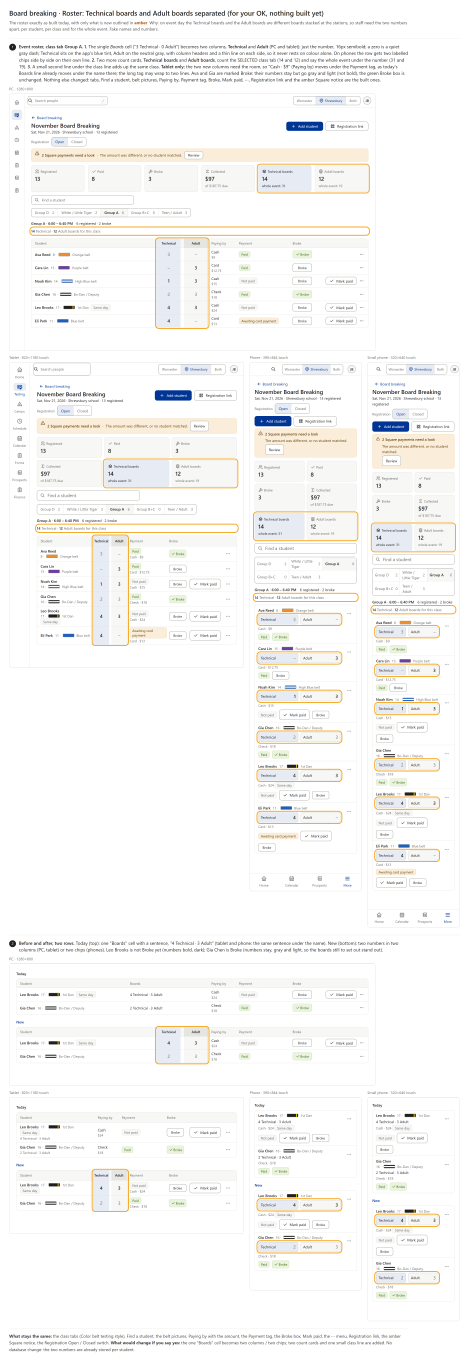
#> input picture docs/Board Breaking/Mockups/D-roster-boards.png, 3280 x 9534 px (shown at 1/7 size)
$ python D-roster-boards-cut.py
#> lines starting #> are read from the running program, lines starting #| are printed output that depends on the picture
# D-roster-boards-cut.py - cuts D-roster-boards.png into pages at most 7500 px tall, cutting only through blank white rows
# (never through a picture), the same idea as the earlier pages in pages/. Run: python D-roster-boards-cut.py
from PIL import Image
import os
Image.MAX_IMAGE_PIXELS = None
here = os.path.dirname(os.path.abspath(__file__))
im = Image.open(os.path.join(here, 'D-roster-boards.png')).convert('RGB')
#> im is the input picture: PIL image 3280x9534 RGB; mean R, G, B 248.2, 247.6, 246
W, H = im.size
#> W = 3280; H = 9534
LIMIT = 7500
px = im.load()
def blank(y):
    # a row is blank when every 8th pixel is (near) white
    return all(min(px[x, y]) > 250 for x in range(0, W, 8))
def border(y):
    # a section's top line: a thin light-gray rule (E5E5E2) across the whole page width
    return all(abs(px[x, y][0] - 229) < 4 and abs(px[x, y][2] - 226) < 4 for x in (100, 400, W - 400, W - 100))
cuts = [0]
while H - cuts[-1] > LIMIT:
    y = cuts[-1] + LIMIT
    # cut just above the last section line that fits, so a section's heading stays with its pictures
    while y > cuts[-1] + 3000 and not border(y):
        y -= 1
    if y <= cuts[-1] + 3000:
        raise SystemExit('no section line found; cut by hand')
    cuts.append(y - 12)
#> after the loop, cuts = [0, 6533]
cuts.append(H)
out = os.path.join(here, 'pages')
os.makedirs(out, exist_ok=True)
for i in range(len(cuts) - 1):
    page = im.crop((0, cuts[i], W, cuts[i + 1]))
    page.save(os.path.join(out, f'D-roster-boards-p{i + 1}.png'))
    print(f'p{i + 1}', page.size)
#> this loop made 2 passes
#| p1 (3280, 6533)
#| p2 (3280, 3001)
#> pass 1, `page = im.crop((0, cuts[i], W, cuts[i + 1]))`:
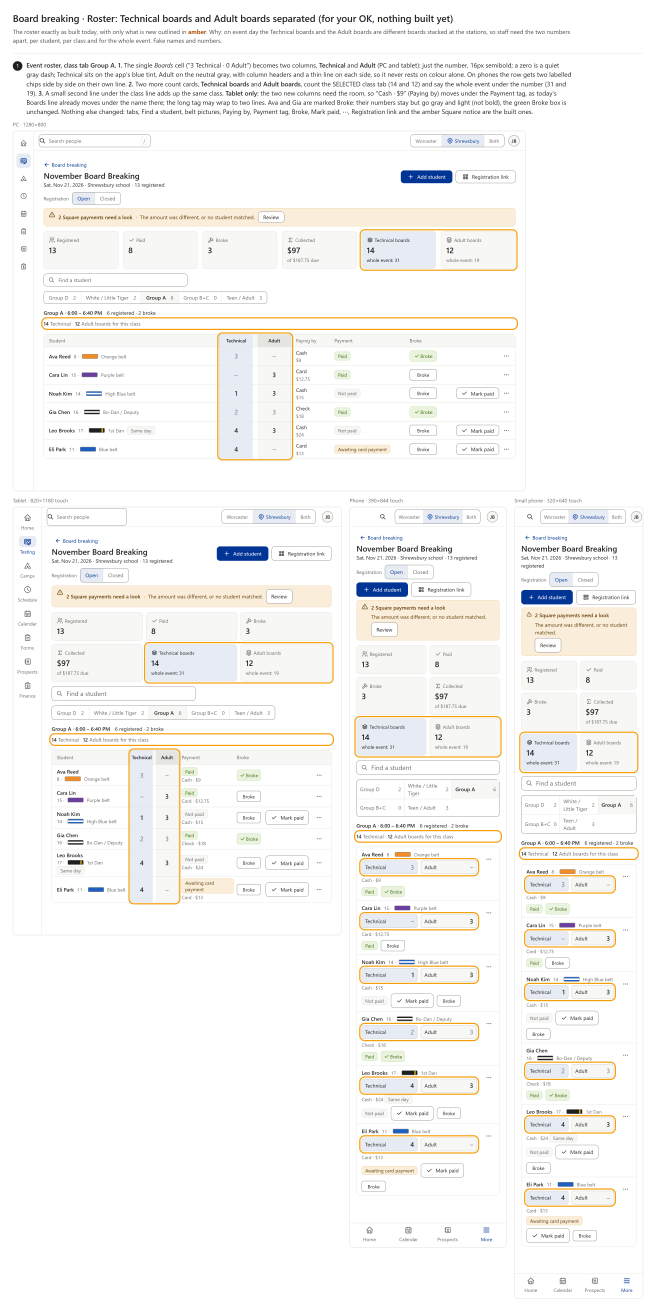
#> page: PIL image 3280x6533 RGB (shown at 1/5 size); mean R, G, B 247.5, 246.6, 244.8
#> pass 2, `page = im.crop((0, cuts[i], W, cuts[i + 1]))`:
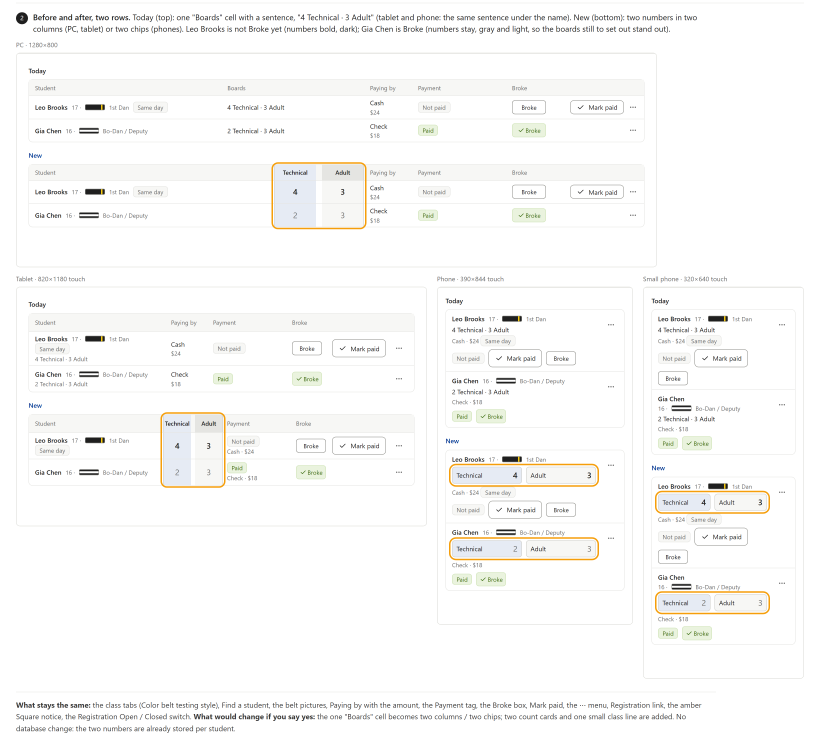
#> page: PIL image 3280x3001 RGB (shown at 1/4 size); mean R, G, B 249.8, 249.6, 248.6

$ run again, with docs/Board Breaking/Mockups/A-family-done.png copied over docs/Board Breaking/Mockups/D-roster-boards.png
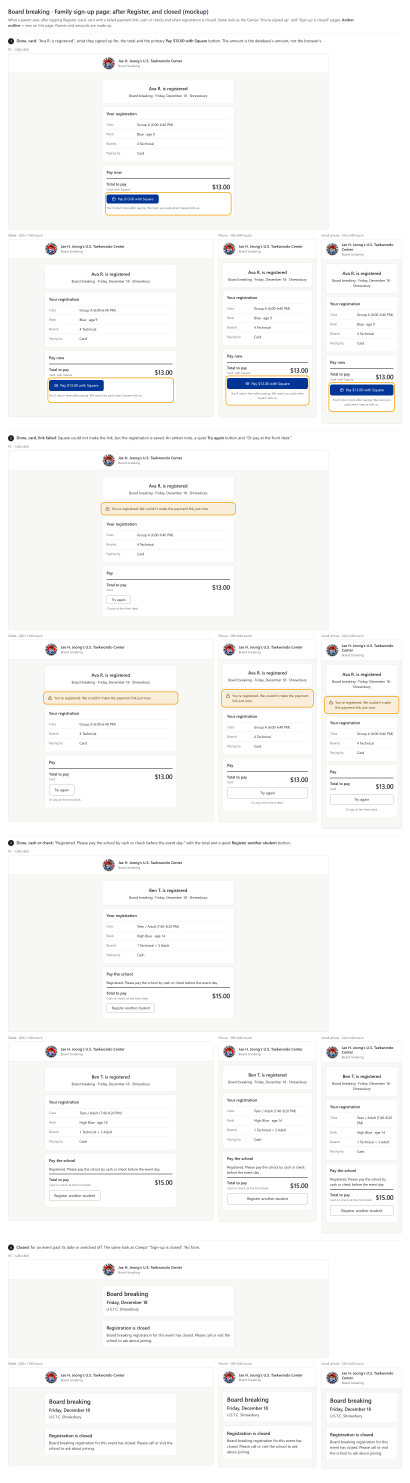
#> input picture docs/Board Breaking/Mockups/A-family-done.png, 3280 x 11864 px (shown at 1/8 size)
#> im is the input picture: PIL image 3280x11864 RGB; mean R, G, B 247.6, 247.4, 246.6
#> after the loop `while H - cuts[-1] > LIMIT:`: cuts = [0, 6673]
#> the loop `for i in range(len(cuts) - 1):` made 2 passes
#| p1 (3280, 6673)
#| p2 (3280, 5191)
#> pass 1, `page = im.crop((0, cuts[i], W, cuts[i + 1]))`:
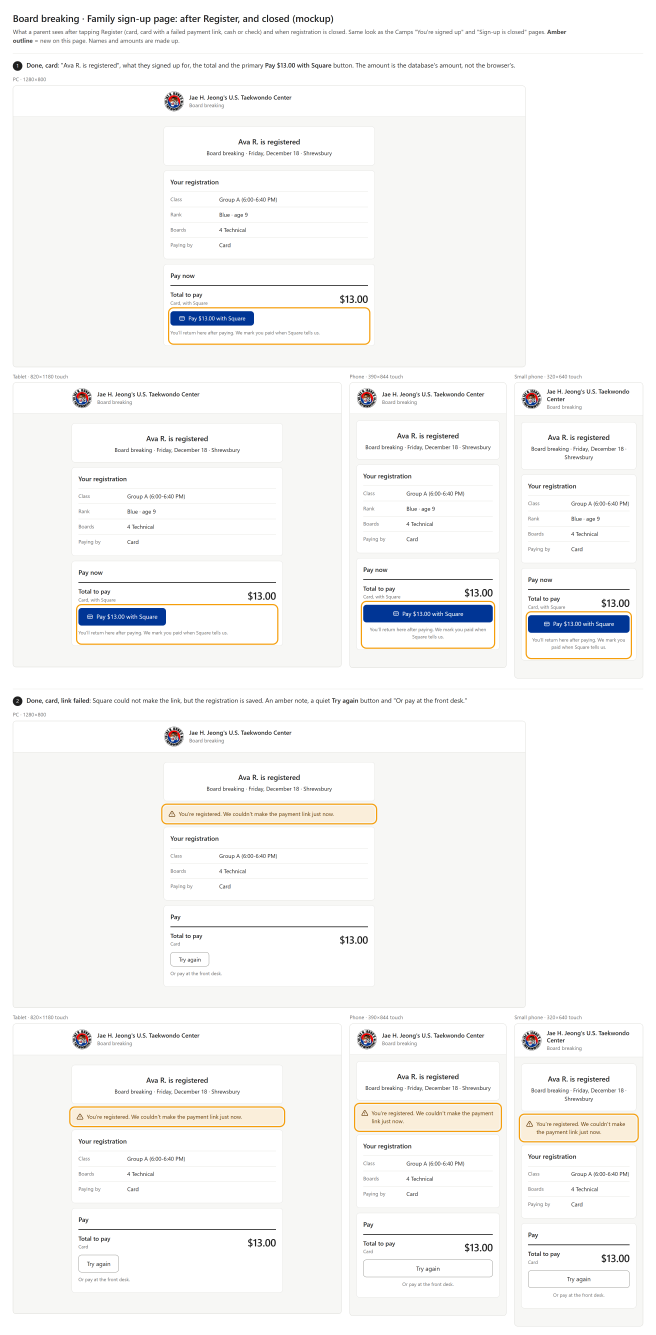
#> page: PIL image 3280x6673 RGB (shown at 1/5 size); mean R, G, B 246.9, 246.7, 245.7
#> pass 2, `page = im.crop((0, cuts[i], W, cuts[i + 1]))`:
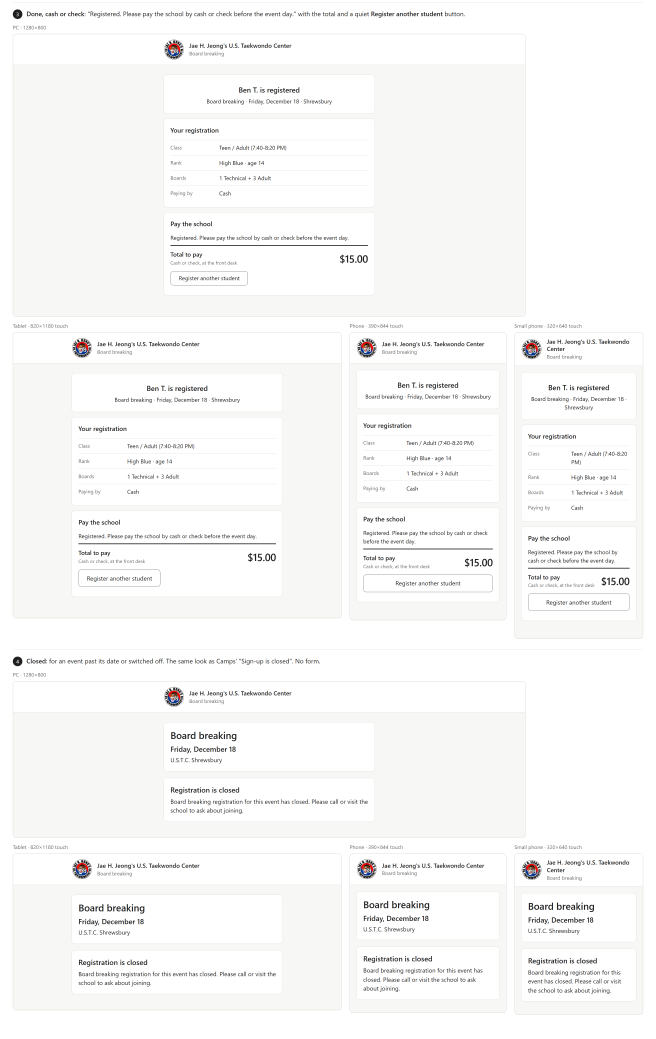
#> page: PIL image 3280x5191 RGB (shown at 1/5 size); mean R, G, B 248.4, 248.3, 247.6

$ run again, with docs/Board Breaking/Mockups/A-family-extras.png copied over docs/Board Breaking/Mockups/D-roster-boards.png
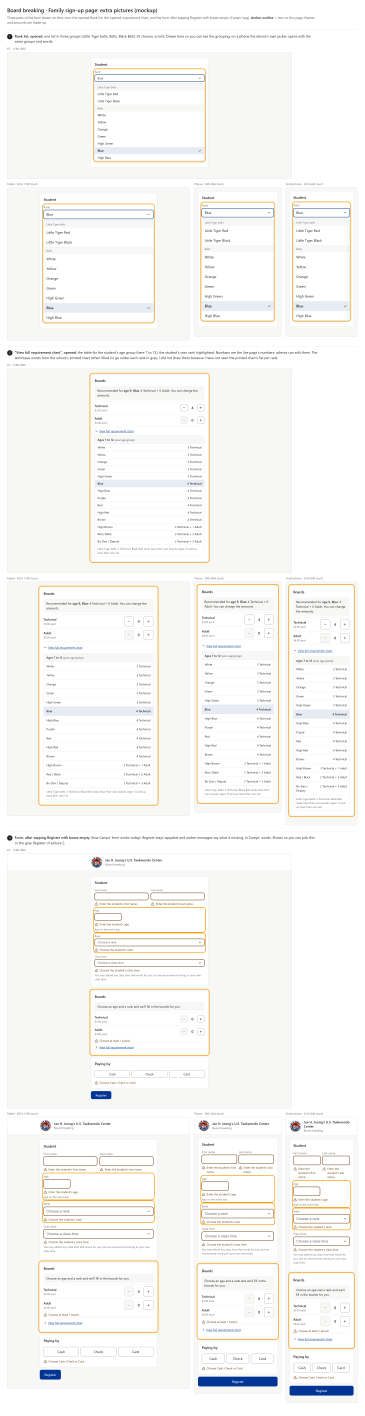
#> input picture docs/Board Breaking/Mockups/A-family-extras.png, 3280 x 12742 px (shown at 1/9 size)
#> im is the input picture: PIL image 3280x12742 RGB; mean R, G, B 247.8, 247.1, 245.3
#> after the loop `while H - cuts[-1] > LIMIT:`: cuts = [0, 7469]
#> the loop `for i in range(len(cuts) - 1):` made 2 passes
#| p1 (3280, 7469)
#| p2 (3280, 5273)
#> pass 1, `page = im.crop((0, cuts[i], W, cuts[i + 1]))`:
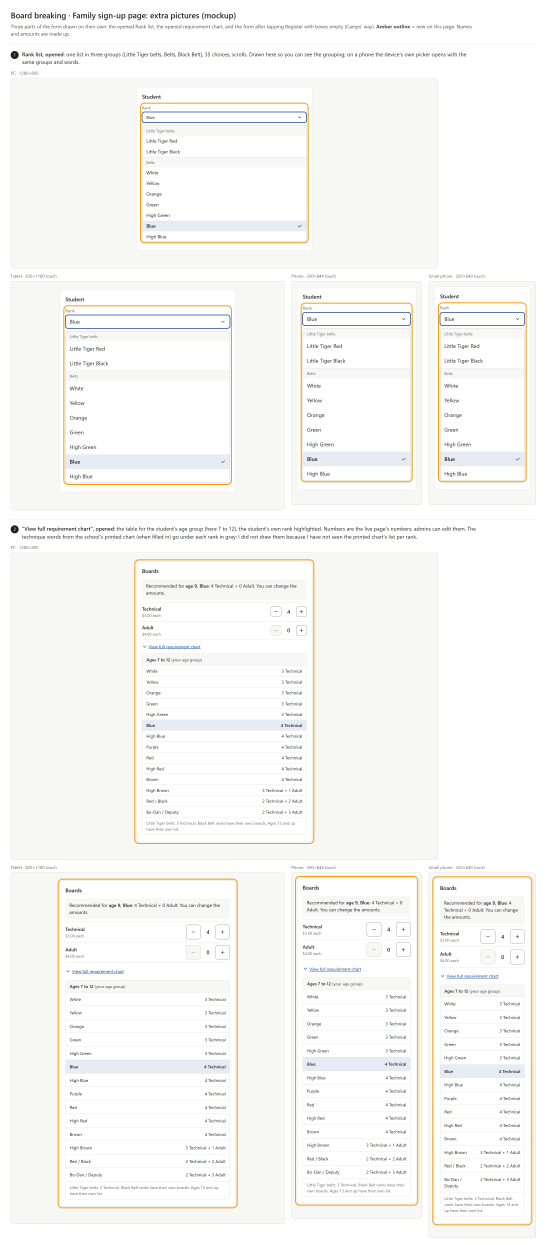
#> page: PIL image 3280x7469 RGB (shown at 1/6 size); mean R, G, B 248.5, 247.9, 246.1
#> pass 2, `page = im.crop((0, cuts[i], W, cuts[i + 1]))`:
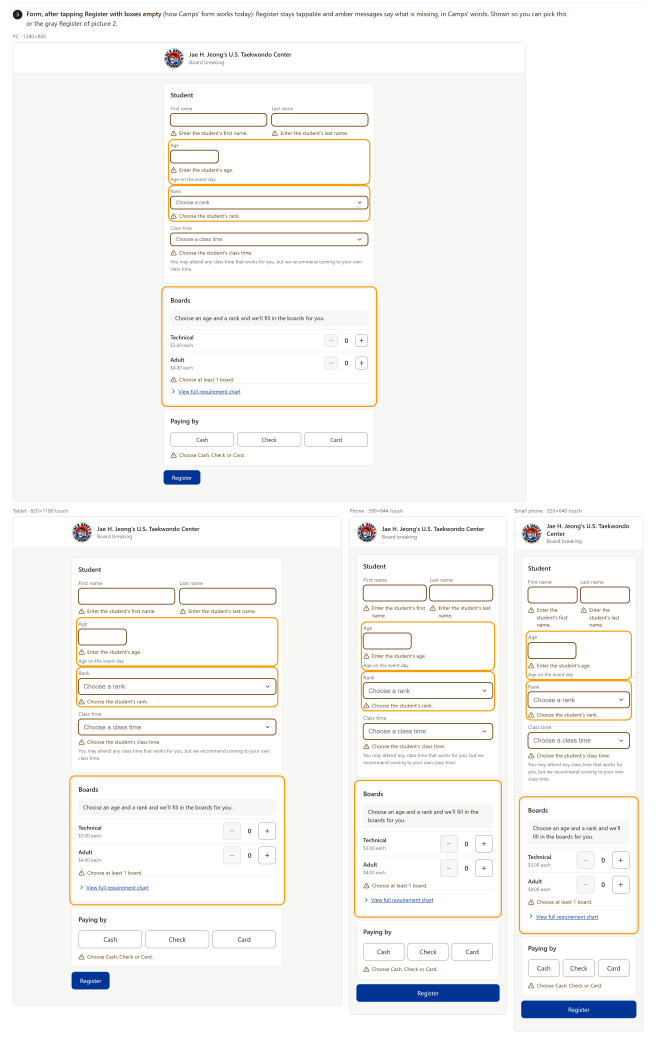
#> page: PIL image 3280x5273 RGB (shown at 1/5 size); mean R, G, B 246.7, 245.9, 244.2

$ run again, with docs/Board Breaking/Mockups/A-family-form.png copied over docs/Board Breaking/Mockups/D-roster-boards.png
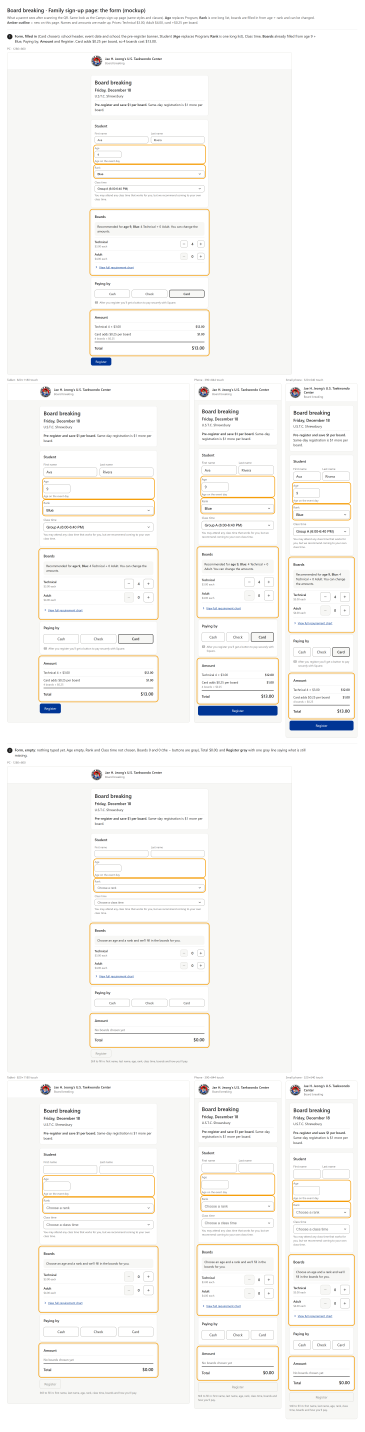
#> input picture docs/Board Breaking/Mockups/A-family-form.png, 3280 x 12888 px (shown at 1/9 size)
#> im is the input picture: PIL image 3280x12888 RGB; mean R, G, B 247.8, 247, 245.1
#> after the loop `while H - cuts[-1] > LIMIT:`: cuts = [0, 6681]
#> the loop `for i in range(len(cuts) - 1):` made 2 passes
#| p1 (3280, 6681)
#| p2 (3280, 6207)
#> pass 1, `page = im.crop((0, cuts[i], W, cuts[i + 1]))`:
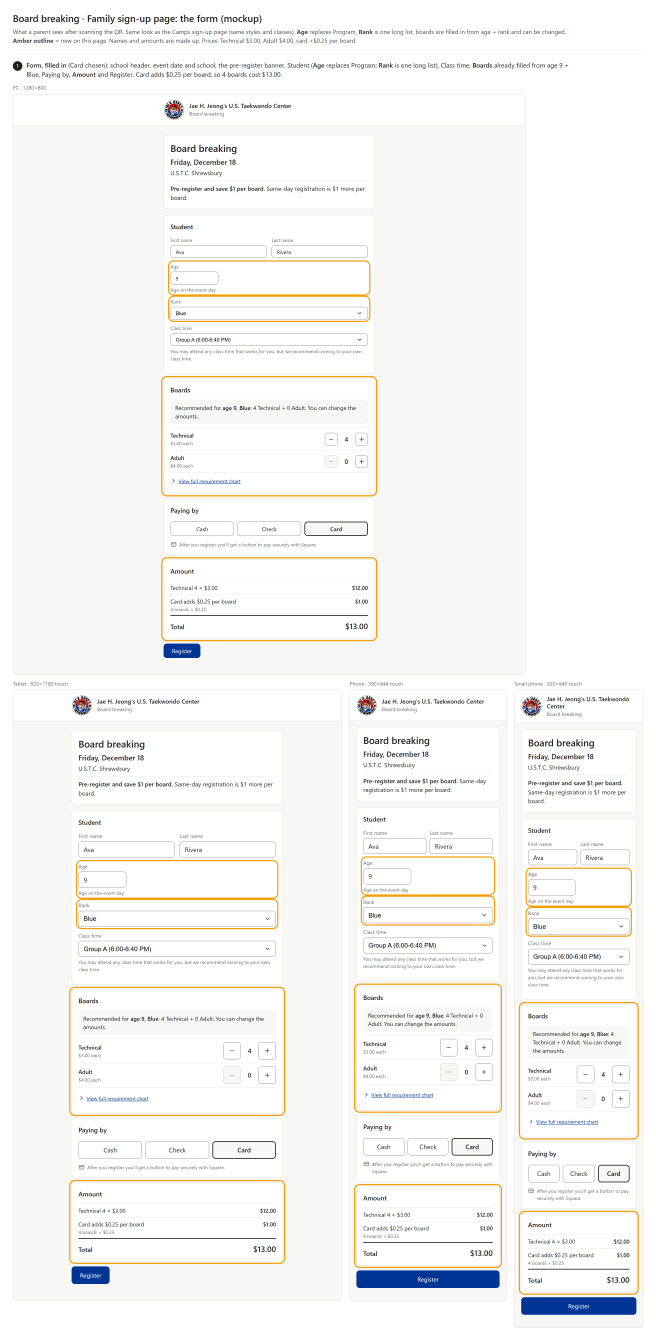
#> page: PIL image 3280x6681 RGB (shown at 1/5 size); mean R, G, B 246.8, 246.2, 244.7
#> pass 2, `page = im.crop((0, cuts[i], W, cuts[i + 1]))`:
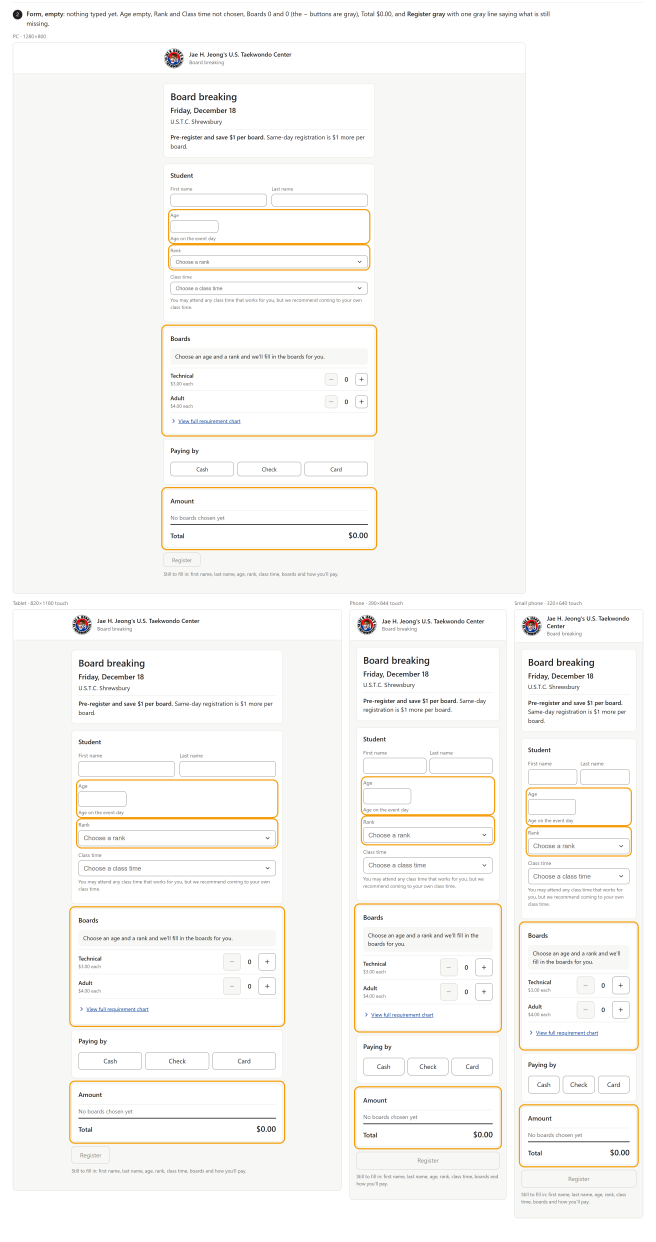
#> page: PIL image 3280x6207 RGB (shown at 1/5 size); mean R, G, B 248.8, 247.9, 245.6
